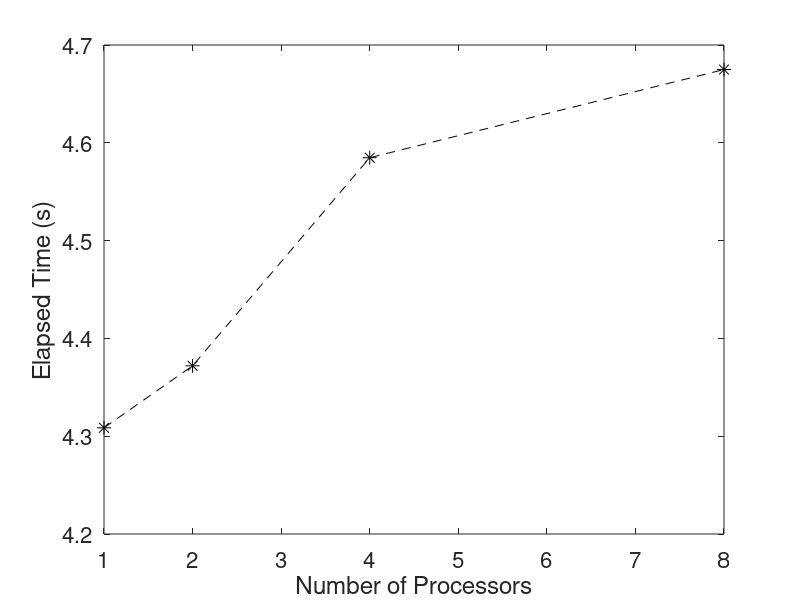
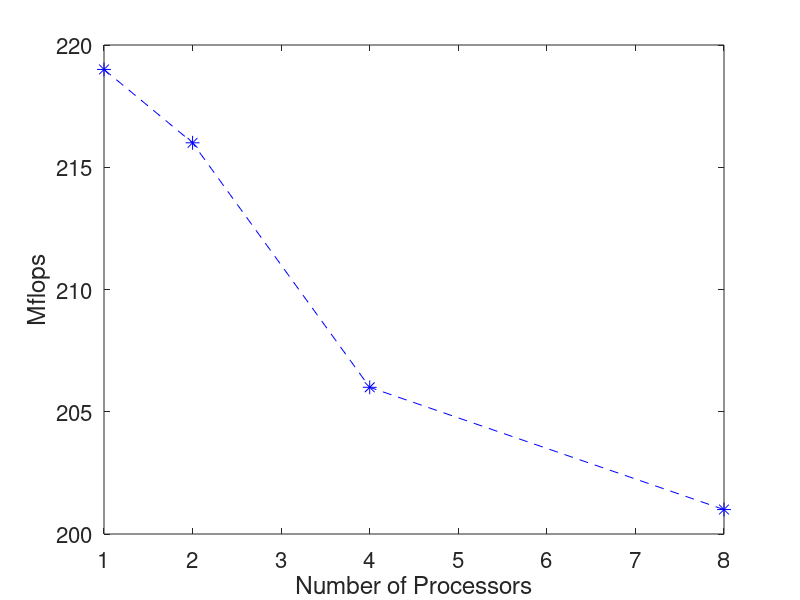

MATLAB code to generate these figures, in order:
close all; clear all; clc;

%==========================================================
% pi example
%==========================================================
if 0
	% fpi executed on henry2 where mflops,time,numprocs printed to console and copied here
	procs = [1 2 4 8]
	times = [3.560080528259277E-003 1.791508197784424E-003 ...
		9.223484992980957E-004 4.815793037414551E-004]
	mflops = [1123 2233 4421 8582]

	plot(procs,times,'*k--','MarkerSize',10);
	xlabel('Number of Processors');
	ylabel('Elapsed Time (s)');
	set(gca,'FontSize',16);

	figure;
	plot(procs,mflops,'*b--','MarkerSize',10);
	xlabel('Number of Processors');
	ylabel('Mflops');
	set(gca,'FontSize',16);
%==========================================================
% water supply
%==========================================================
elseif 1
	% water_supply_vector.f executed on henry2
	%   mflops,time,numprocs printed to console and copied here
	procs = [1 2 4 8]
	times = [4.30857939720154 4.37197232246399 4.58475260734558 4.67490670681000]
	mflops = [219 216 206 201]

	plot(procs,times,'*k--','MarkerSize',10);
	xlabel('Number of Processors');
	ylabel('Elapsed Time (s)');
	set(gca,'FontSize',16);

	figure;
	plot(procs,mflops,'*b--','MarkerSize',10);
	xlabel('Number of Processors');
	ylabel('Mflops');
	set(gca,'FontSize',16);
end
